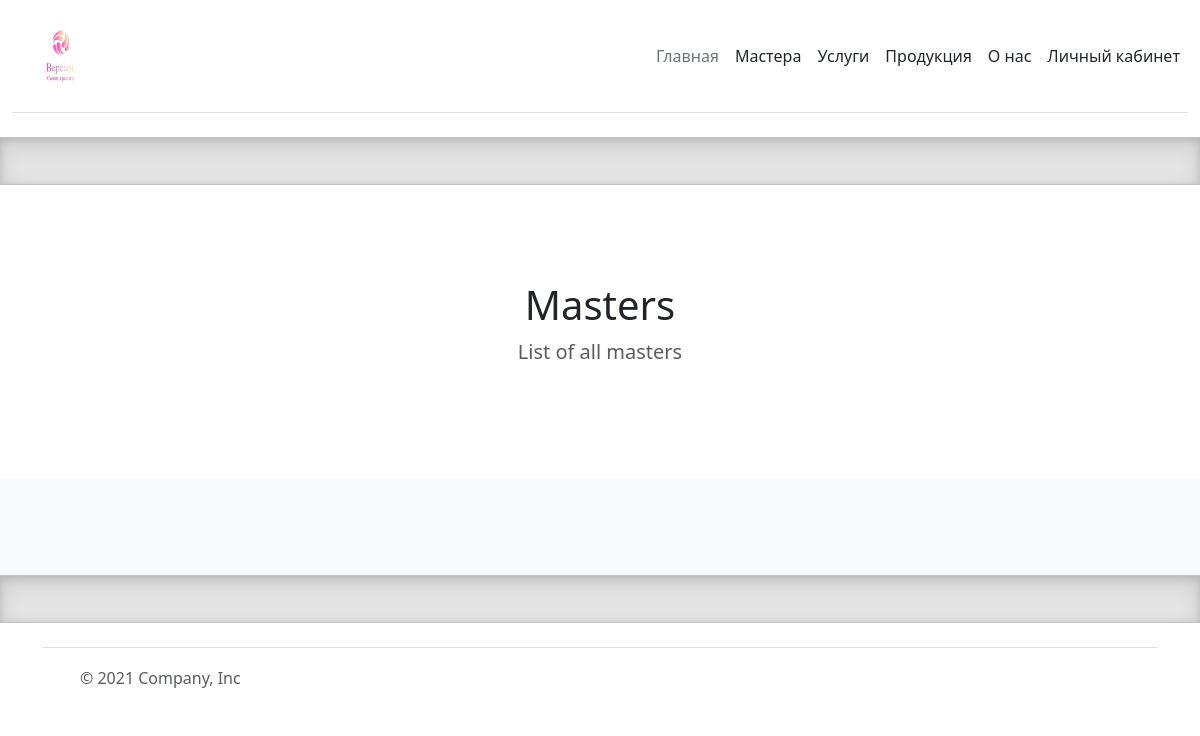
/servicies/, run on an earlier commit of the app's database.
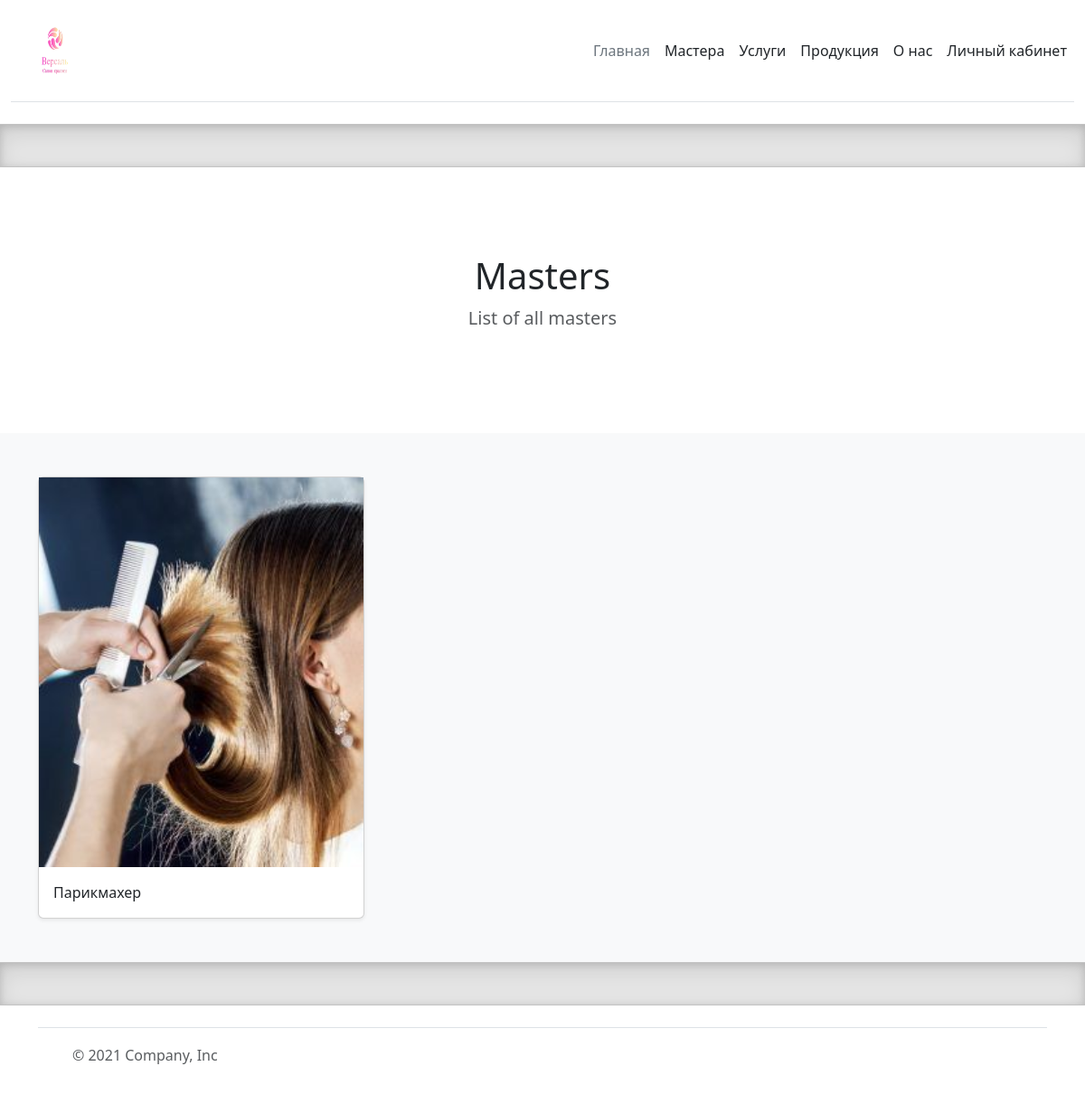
And on a later commit of the database.
### masters/models.py (models this page shows, shortened)
class Categories(models.Model):
    category_id = models.BigAutoField(primary_key=True)
    title = models.CharField('Категория', max_length=50)
    photo = models.ImageField('Фотография', upload_to='images/')
    slug = models.SlugField('URL', max_length=50, unique=True, db_index=True)
    class Meta:
        verbose_name = 'Категория'
        verbose_name_plural = 'Категории'

### services/views.py (the view)
# urls.py: path('', views.services_list, name='services_list'),
def services_list(request):
    all_categories = Categories.objects.all()
    return render(request, 'services/categories_list.html', {'all_categories': all_categories})

### services/templates/services/categories_list.html (shortened to what this page needs)
{% extends 'main/layout.html' %}
{% load static %}
{% block css_link %}
    <link rel="stylesheet" href="{% static 'masters/css/style.css' %}">
{% endblock %}
{% block content %}
<section class="py-5 text-center container">
    <div class="row py-lg-5">
      <div class="col-lg-6 col-md-8 mx-auto">
        <h1 class="fw-light">Masters</h1>
        <p class="lead text-muted">List of all masters</p>
      </div>
    </div>
  </section>
  <div class="album py-5 bg-light">
    <div class="container">
      <div class="row row-cols-1 row-cols-sm-2 row-cols-md-3 g-3">
        {% for category in all_categories %}
          <div class="col">
            <a href="{% url 'category_info' category.slug %}" class="card-link">
              <div class="card shadow-sm">
    <img
      src="{{category.photo.url}}"
      alt="{{category.title}}
      class="bd-placeholder-img card-img-top master-image"
    />
    <div class="card-body">
      <p class="card-text">{{category.title}}</p>
    </div>
  </div>
          </a>
        </div>
      {% endfor %}
    </div>
  </div>
</div>
{% endblock %}

What changed in the data, as far as the page shows it:
added Categories: photo (picture), title "Парикмахер"
